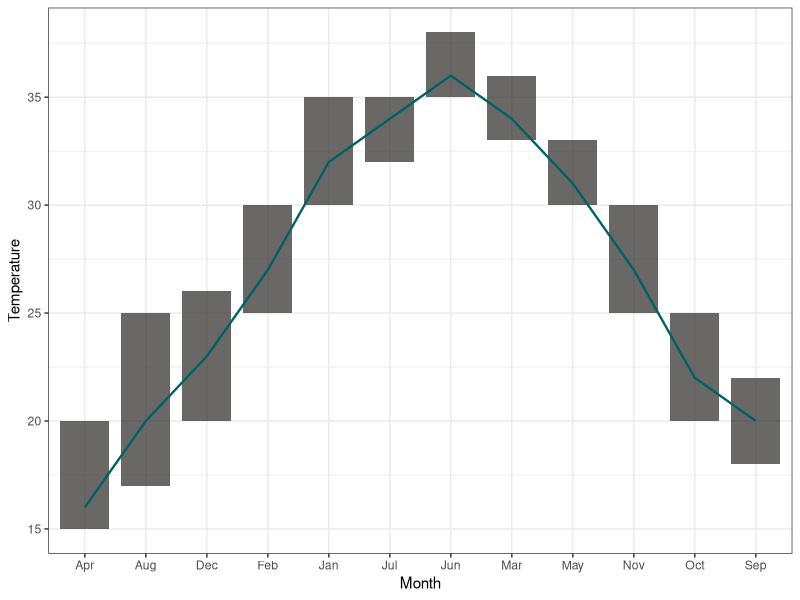

Recreate this plot in R.
## ---- chunk 1
# 安装包
if (!requireNamespace("ggplot2", quietly = TRUE)) {
  install.packages("ggplot2")
}

# 加载包
library(ggplot2)
## ---- chunk 2
# 加载数据
data <- read.delim("files/Hiplot/090-interval-bar-chart-data.txt", header = T)

# 整理数据格式
data$name_num <- match(data[["month"]], unique(data[["month"]]))

# 查看数据
head(data)
## ---- chunk 3
#| label: fig-1interval-bar-chart
#| fig-cap: "区间条形图"
#| out.width: "95%"
#| fig-height: 4
#| fig-width: 7
#| warning: false
#| error: false
#| message: false

# 区间条形图
p <- ggplot(data, aes(x = month, y = max_temperature)) +
  geom_rect(aes(xmin = name_num - 0.4, xmax = name_num + 0.4,
                ymin = min_temperature, ymax = max_temperature), 
            fill = "#282726", alpha = 0.7) +
  geom_line(aes(x = name_num, y = mean), color = "#006064", size = 0.8) +
  labs(x = "Month", y = "Temperature") +
  scale_x_discrete() +
  theme_bw()

p
